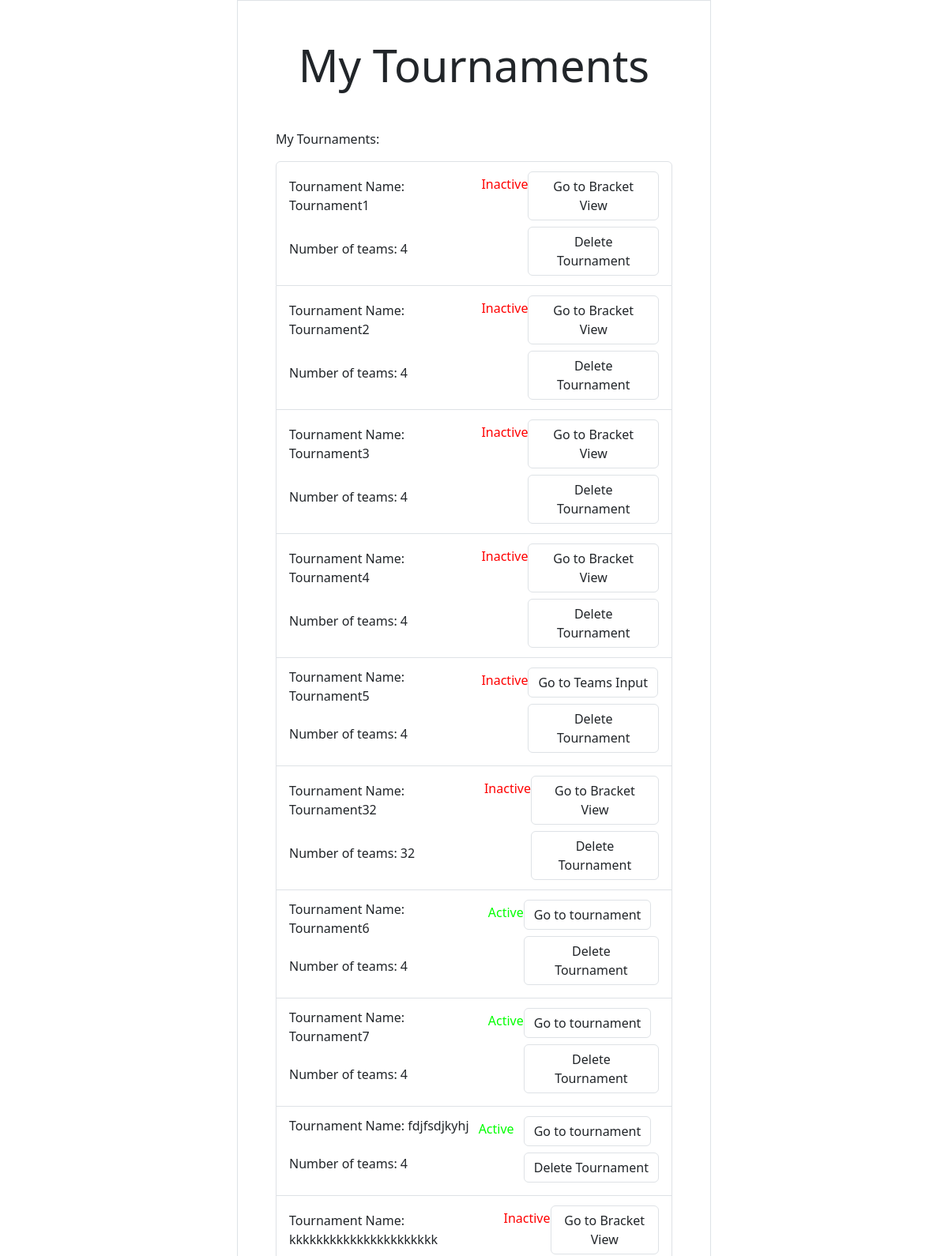
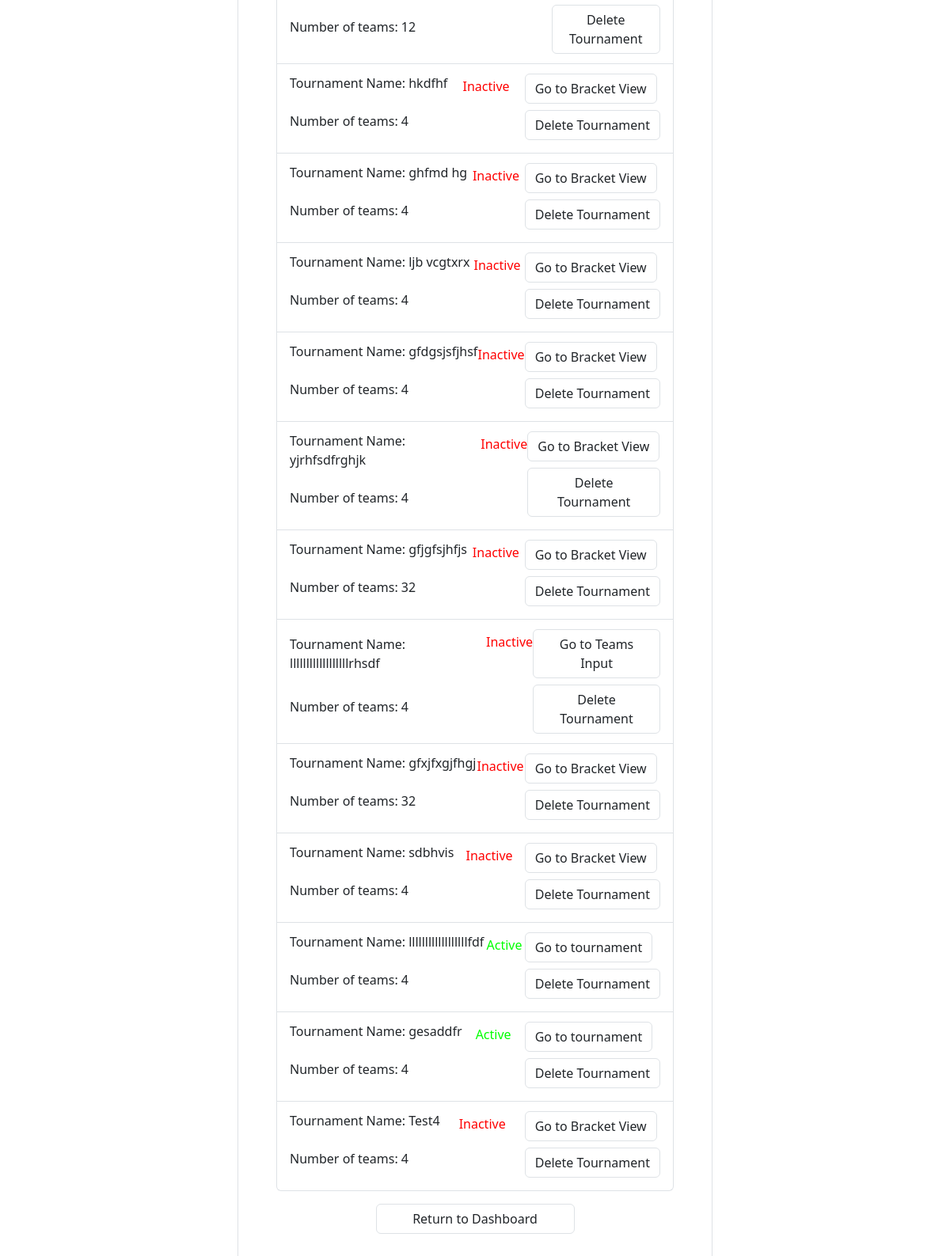
The page /myTournamentsPage (signed in) on the database as committed earlier (2 pictures, top to bottom).
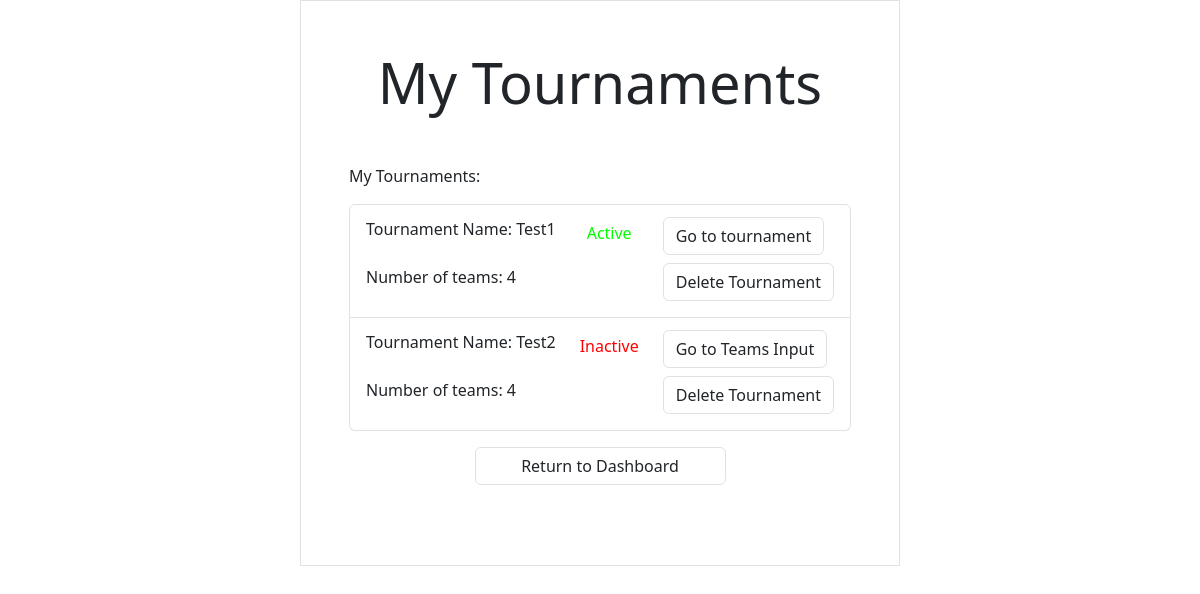
The same page on the database as committed later.
### tables this page shows
CREATE TABLE tournament (
                                    tournamentName PRIMARY KEY,
                                    username text,
                                    numTeams integer NOT NULL,
                                    active text,
                                    bracket text,
                                    viewCode text,
                                    roundStartTimes text,
                                    matchDuration text,
                                    breakLength text,
                                    matchScores text,
                                    FOREIGN KEY (username) REFERENCES user (username) 
                                        ON DELETE CASCADE,
                                    CHECK (length(TournamentName)>4 AND length(TournamentName)<30)
                            );

### routes/tournamentCreation.py (the view)
@myTournamentsPageBlueprint.route("/myTournamentsPage")
def myTournamentsPage():
    session["viewCodeInputError"] = ""
    session["Viewing"] = False
    db = DatabaseHandler("appData.db")
    results = db.getTournaments(session["currentUser"])
    return render_template("myTournaments.html", tournaments = results)

### database.py (called while the page is built)
    def getTournaments(self,currentUser):
        try:
            connection = sql.connect(self.name)
            cursor = connection.cursor()
            cursor.execute("""SELECT * FROM tournament WHERE username = ?;""",[currentUser])
            results = cursor.fetchall()
            connection.close()
            return results
        except Exception as e:
            connection.close()
            print(e)
            return False

### templates/myTournaments.html (shortened to what this page needs)
<!DOCTYPE html>
<html lang="en">
<head>
    <link href="https://cdn.jsdelivr.net/npm/bootstrap@5.3.3/dist/css/bootstrap.min.css" rel="stylesheet">
    <link rel = "stylesheet" href="static/styles.css" >
</head>
<body>
    <div class = "container border p-5 w-50">
        <h1 class = "display-4 text-center mb-5 text-dark">My Tournaments</h1>
        <div class = "mb-3">
            <label class = "text-dark mb-3">My Tournaments: </label><br>
            <ul class="list-group">
            {% for i in tournaments %}
            <li class="list-group-item" id = {{i[0]}}>
                <div style= "display: flex; justify-content: space-between;">
                    <div class="info">
                        <div class="my-1">
                            <p>Tournament Name: {{i[0]}}</p>
                        </div>
                        <div class="my-1">
                            <p>Number of teams: {{i[2]}}</p>
                        </div>
                    </div>
                    {% if i[3]=="true" %}
                    <div class="mt-2">
                        <p style="color:lime">Active</p>
                    </div>
                    {% else %}
                    <div class="mt-2">
                        <p style="color:red">Inactive</p>
                    </div>
                    {% endif %}
                    <div>
                        {% if i[3]=="true" %}
                        <form action = "/tournamentDashboardRedirect" method = "post">
                            <button class = "btn link-dark border my-1" name = "tournamentName" value = "{{i[0]}}">Go to tournament</button>
                        </form>
                        {% elif i[4] == None %}
                        <form action = "/teamsInputRedirect" method = "post">
                            <button class = "btn link-dark border my-1" name = "tournamentName" value = "{{i[0]}}">Go to Teams Input</button>
                        </form>
                        {% else %}
                        <form action = "/bracketViewRedirect" method = "post">
                            <button class = "btn link-dark border my-1" name = "tournamentName" value = "{{i[0]}}">Go to Bracket View</button>
                        </form>
                        {% endif %}
                        <form action = "/deleteTournament" method = "post">
                            <button class = "btn link-dark border my-1" name = "deleteTournament" value = "{{i[0]}}">Delete Tournament</button>
                        </form>
                    </div>
                </div>
            </li>
            {% endfor %}
            </ul>
        </div>
        <div class = "text-center mb-3">
            <p><a class = "btn link-dark border mb-3 w-50" href = "/dashboard">Return to Dashboard</a></p>
        </div>
    </div>
</body>
</html>

### static/styles.css (style rules this page uses)
.info { display: flex; flex-direction: column; justify-content: space-evenly; }

Rows that differ between the two databases and show on the page:
removed tournament: tournamentName "Tournament1", numTeams "4", active "Inactive"
removed tournament: tournamentName "Tournament2", numTeams "4", active "Inactive"
removed tournament: tournamentName "Tournament3", numTeams "4", active "Inactive"
removed tournament: tournamentName "Tournament4", numTeams "4", active "Inactive"
removed tournament: tournamentName "Tournament5", numTeams "4", active "Inactive"
removed tournament: tournamentName "Tournament32", numTeams "32", active "Inactive"
removed tournament: tournamentName "Tournament6", numTeams "4", active "Active"
removed tournament: tournamentName "Tournament7", numTeams "4", active "Active"
removed tournament: tournamentName "fdjfsdjkyhj", numTeams "4", active "Active"
removed tournament: tournamentName "kkkkkkkkkkkkkkkkkkkkkk", numTeams "12", active "Inactive"
removed tournament: tournamentName "hkdfhf", numTeams "4", active "Inactive"
removed tournament: tournamentName "ghfmd hg", numTeams "4", active "Inactive"
removed tournament: tournamentName "ljb vcgtxrx", numTeams "4", active "Inactive"
removed tournament: tournamentName "gfdgsjsfjhsf", numTeams "4", active "Inactive"
removed tournament: tournamentName "yjrhfsdfrghjk", numTeams "4", active "Inactive"
removed tournament: tournamentName "gfjgfsjhfjs", numTeams "32", active "Inactive"
removed tournament: tournamentName "llllllllllllllllllrhsdf", numTeams "4", active "Inactive"
removed tournament: tournamentName "gfxjfxgjfhgj", numTeams "32", active "Inactive"
removed tournament: tournamentName "sdbhvis", numTeams "4", active "Inactive"
removed tournament: tournamentName "llllllllllllllllllfdf", numTeams "4", active "Active"
removed tournament: tournamentName "gesaddfr", numTeams "4", active "Active"
removed tournament: tournamentName "Test4", numTeams "4", active "Inactive"
added tournament: tournamentName "Test1", numTeams "4", active "Active"
added tournament: tournamentName "Test2", numTeams "4", active "Inactive"
